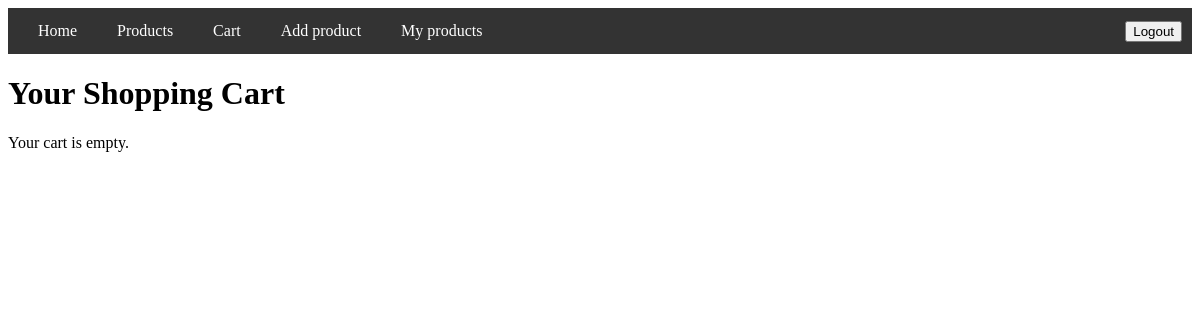
The page /polls/cart/ (signed in) on the database as committed earlier.
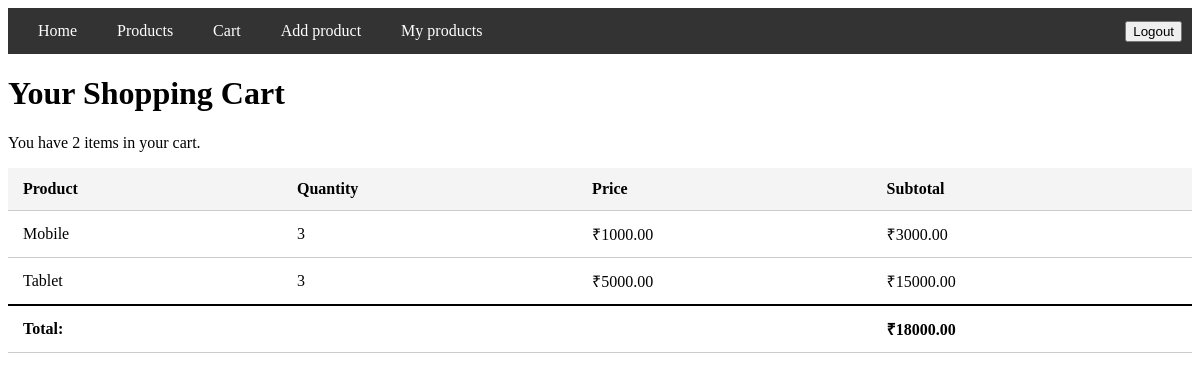
The same page on the database as committed later.
### polls/models.py (models this page shows, shortened)
class CartItem(models.Model):
    cart = models.ForeignKey(Cart, on_delete=models.CASCADE, related_name='items')
    product = models.ForeignKey(Product, on_delete=models.CASCADE)
    quantity = models.PositiveIntegerField(default=1)
    class Meta:
        unique_together = ('cart', 'product')  # prevent duplicate product entries per cart
    def subtotal(self):
        return self.quantity * self.product.price

class Product(models.Model):
    id = models.AutoField(primary_key=True)
    name = models.CharField(max_length=200)
    price = models.DecimalField(max_digits=10, decimal_places=2)  # allows decimals like 100.50
    description = models.TextField()
    created_by = models.ForeignKey(User,null=True, on_delete=models.CASCADE)

### polls/views.py (the view)
# urls.py: path("cart/", views.view_cart, name="cart"),
@login_required
def view_cart(request):
    cart, created = Cart.objects.get_or_create(user=request.user)
    cart_items = cart.items.select_related('product').all()  # select_related for efficiency
    return render(request, 'ecommerce/cart.html', {'cart_items': cart_items,'total':cart.total_price()})

### polls/models.py (called while the page is built)
    def total_price(self):
        return sum(item.quantity * item.product.price for item in self.items.all())

### polls/templates/ecommerce/cart.html (shortened to what this page needs)
{% extends "./navbar.html" %}
{% block content %}
<h1>Your Shopping Cart</h1>
{% if cart_items %}
    <p>You have {{ cart_items|length }} item{{ cart_items|length|pluralize }} in your cart.</p>
    <table class="cart-table">
        <thead>
            <tr>
                <th>Product</th>
                <th class="right-align">Quantity</th>
                <th class="right-align">Price</th>
                <th class="right-align">Subtotal</th>
            </tr>
        </thead>
        <tbody>
            {% for item in cart_items %}
            <tr>
                <td>{{ item.product.name }}</td>
                <td class="right-align">{{ item.quantity }}</td>
                <td class="right-align">₹{{ item.product.price }}</td>
                <td class="right-align">₹{{ item.subtotal }}</td>
            </tr>
            {% endfor %}
            <tr class="total-row">
                <td colspan="3" class="right-align">Total:</td>
                <td class="right-align">₹{{ total }}</td>
            </tr>
        </tbody>
    </table>
{% else %}
    <p>Your cart is empty.</p>
{% endif %}
{% endblock %}

Rows that differ between the two databases and show on the page:
added CartItem: product.name "Mobile", quantity "3", product.price "1000.00", subtotal "3000.00"
added CartItem: product.name "Tablet", quantity "3", product.price "5000.00", subtotal "15000.00"
Other text that changed with them:
{{ cart_items|length }}: (not shown) → "2"
{{ total }}: (not shown) → "18000.00"
text no longer shown: "Your cart is empty."
text now shown: "You have item in your cart. Product Quantity Price Subtotal Total: ₹"
